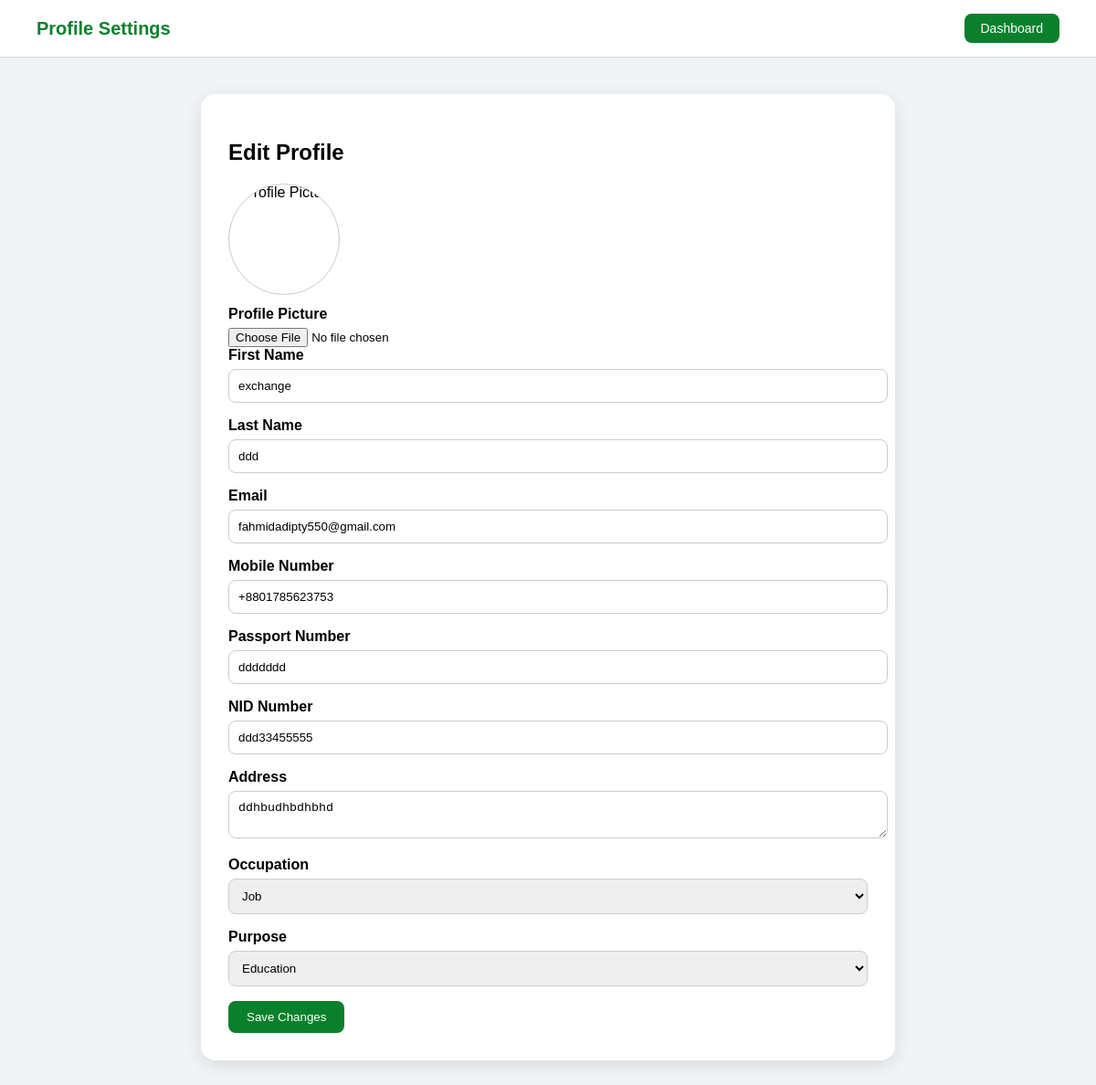
The page /software/userprofilesetting.php (signed in) on the database its author committed.
### tables this page shows
CREATE TABLE `users` (
  `user_id` int(11) NOT NULL,
  `first_name` varchar(100) NOT NULL,
  `last_name` varchar(100) NOT NULL,
  `email` varchar(255) NOT NULL,
  `mobile_number` varchar(20) NOT NULL,
  `passport_number` varchar(50) NOT NULL,
  `passport_file` varchar(255) DEFAULT NULL,
  `nid_number` varchar(50) NOT NULL,
  `nid_file` varchar(255) DEFAULT NULL,
  `address` varchar(255) NOT NULL,
  `address_proof_file` varchar(255) DEFAULT NULL,
  `occupation` enum('Job','Business','Freelancer','Others') NOT NULL,
  `purpose` enum('Travel','Education','Remittance','OnlinePayment','Others') NOT NULL,
  `profile_picture` varchar(255) DEFAULT NULL,
  `password_hash` varchar(255) NOT NULL,
  `created_at` timestamp NOT NULL DEFAULT current_timestamp(),
  `updated_at` timestamp NOT NULL DEFAULT current_timestamp() ON UPDATE current_timestamp()
);

### software/userprofilesetting.php (the view, shortened to what this page needs)
<?php
include('db.php');
$user_id = $_SESSION['user_id'];
$user_q = mysqli_query($conn, "SELECT * FROM users WHERE user_id='$user_id'");
$user = mysqli_fetch_assoc($user_q);
$firstName = $user['first_name'] ?? '';
$lastName = $user['last_name'] ?? '';
$email = $user['email'] ?? '';
$mobile = $user['mobile_number'] ?? '';
$passportNumber = $user['passport_number'] ?? '';
$nidNumber = $user['nid_number'] ?? '';
$address = $user['address'] ?? '';
$occupation = $user['occupation'] ?? '';
$purpose = $user['purpose'] ?? '';
$profilePicture = $user['profile_picture'] ?? 'default.png';
?>
<!doctype html>
<html lang="en">
<head>
</head>
<body>
    <div class="navbar">
        <h2>Profile Settings</h2>
        <a href="userdashboard.php">Dashboard</a>
    </div>
    <div class="container">
        <h2>Edit Profile</h2>
        <form method="post" enctype="multipart/form-data">
            <div class="avatar-preview">
                <?php if ($profilePicture && file_exists(__DIR__ . '/uploads/profiles/' . $profilePicture)): ?>
                    <img src="uploads/profiles/<?php echo htmlspecialchars($profilePicture); ?>" alt="Profile Picture">
                <?php else: ?>
                    <img src="uploads/profiles/default.png" alt="Profile Picture">
                <?php endif; ?>
            </div>
            <label>Profile Picture</label>
            <input type="file" name="profile_picture" accept="image/*">
            <label>First Name</label>
            <input type="text" name="firstName" value="<?php echo htmlspecialchars($firstName); ?>" required>
            <label>Last Name</label>
            <input type="text" name="lastName" value="<?php echo htmlspecialchars($lastName); ?>" required>
            <label>Email</label>
            <input type="email" name="email" value="<?php echo htmlspecialchars($email); ?>">
            <label>Mobile Number</label>
            <input type="text" name="mobile" value="<?php echo htmlspecialchars($mobile); ?>">
            <label>Passport Number</label>
            <input type="text" name="passportNumber" value="<?php echo htmlspecialchars($passportNumber); ?>" required>
            <label>NID Number</label>
            <input type="text" name="nidNumber" value="<?php echo htmlspecialchars($nidNumber); ?>" required>
            <label>Address</label>
            <textarea name="address" required><?php echo htmlspecialchars($address); ?></textarea>
            <label>Occupation</label>
            <select name="occupation" required>
                <option value="Job" <?php if ($occupation == 'Job') echo 'selected'; ?>>Job</option>
            </select>
            <label>Purpose</label>
            <select name="purpose" required>
                <option value="Education" <?php if ($purpose == 'Education') echo 'selected'; ?>>Education</option>
            </select>
            <button type="submit">Save Changes</button>
        </form>
    </div>
</body>
</html>

### software/userprofilesetting.php (style rules this page uses)
body { font-family: Arial, sans-serif; background: #f0f4f7; margin:0; padding:0; }
.navbar { background: #fff; padding: 15px 40px; border-bottom: 1px solid #ddd; display:flex; justify-content:space-between; align-items:center; }
.navbar h2 { color: #0a802c; margin:0; font-size:20px; }
.navbar a { text-decoration:none; background:#0a802c; color:#fff; padding:8px 18px; border-radius:8px; font-size:14px; }
.container { max-width:700px; margin:40px auto; background:#fff; padding:30px; border-radius:16px; box-shadow:0 5px 20px rgba(0,0,0,0.1); }
label { display:block; margin-bottom:6px; font-weight:bold; }
input[type=text], input[type=email], select, textarea { width:100%; padding:10px; margin-bottom:16px; border-radius:8px; border:1px solid #ccc; }
button { padding:10px 20px; border:none; border-radius:8px; background:#0a802c; color:#fff; cursor:pointer; }
.avatar-preview { width:120px; height:120px; border-radius:50%; border:1px solid #ccc; margin-bottom:12px; overflow:hidden; }
.avatar-preview img { width:100%; height:100%; object-fit:cover; }

### rows shown on the page
users: firstName "exchange", lastName "ddd", email "fahmidadipty550@gmail.com", mobile "+8801785623753", passportNumber "ddddddd", nidNumber "ddd33455555", address "ddhbudhbdhbhd", occupation "Job", purpose "Education"
